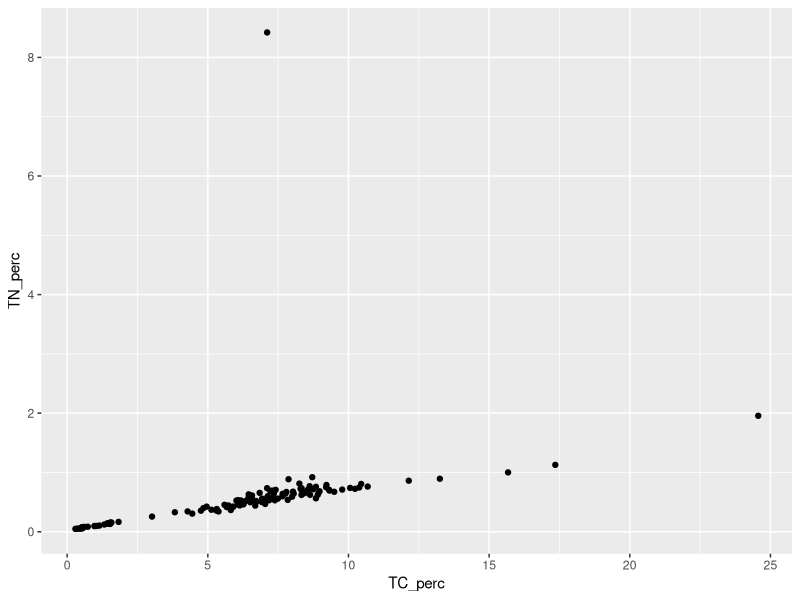
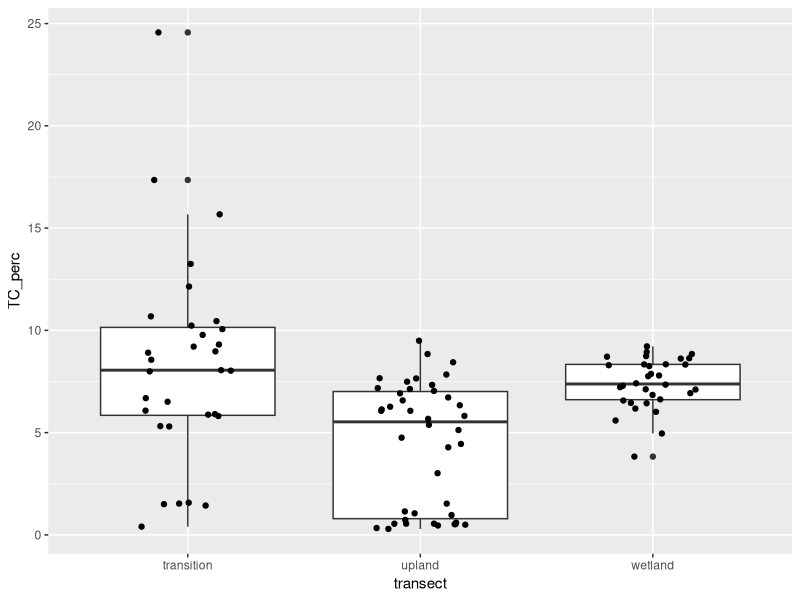
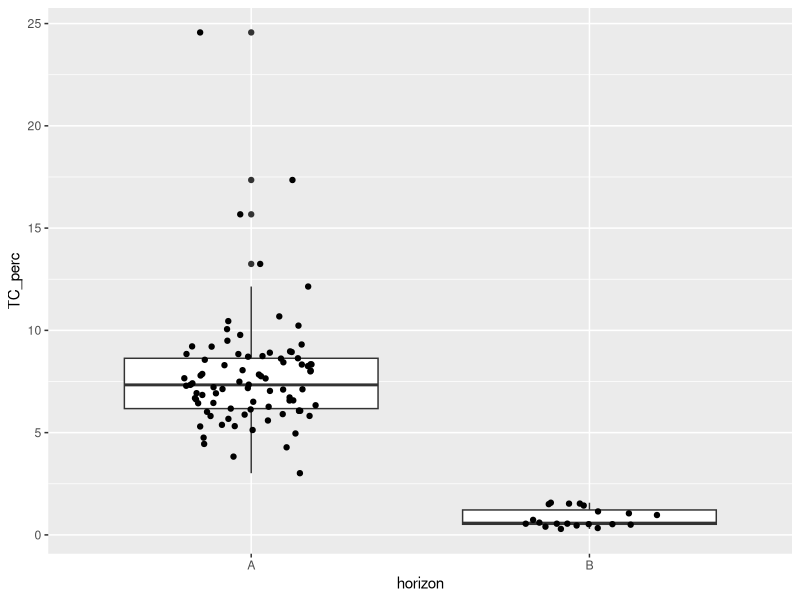
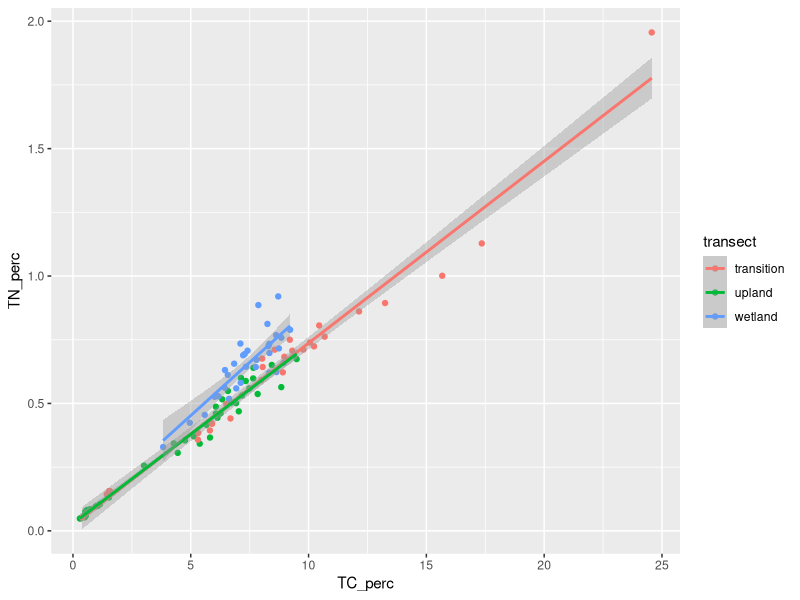
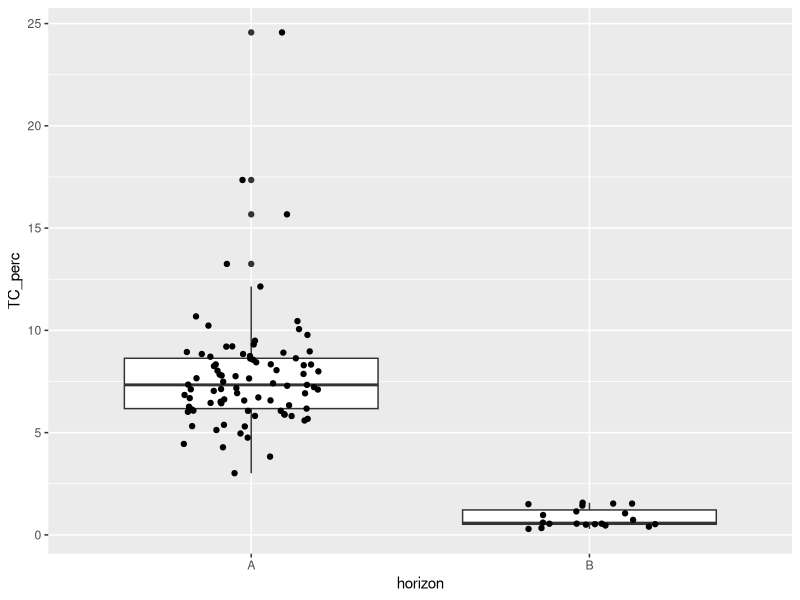

Write R code to recreate these figures, in order. (Note: this script raises an error after producing the figures.)
### Creating TCTN Graphs 7.19.22

#load packages
library(tidyverse)
library(ggplot2)

#load files (name you want = read.csv(pathway))
tctn_data = read.csv("data/cmps_data/total_CNS.csv")
tctn_key = read.csv("data/cmps_data/sample_key.csv")

##making some graphs!
#general scatterplot of all results
ggplot(data = tctn_data,
  aes(x = TC_perc, y = TN_perc))+
  geom_point()

#starting with making datasheet for analysis by transect and horizon
#copied from Kaizad and adjusted for these data
#took out outlier
#took out wte
tctn_data_full = 
  tctn_data %>% 
  left_join( tctn_key, by = "sample_label") %>% 
  filter(TN_perc < 6) %>% 
  filter(transect != "wte") %>% 
  mutate(transect = recode(transect, "wc" = 'wetland'))

#boxplot bc why not
ggplot(data = tctn_data_full,
  aes(x = transect, y = TC_perc))+
  geom_boxplot()+
  geom_jitter(width = 0.2)

ggplot(data = tctn_data_full,
       aes(x = horizon, y = TC_perc))+
  geom_boxplot()+
  geom_jitter(width = 0.2)

#smoothed point plots
ggplot(data = tctn_data_full,
       aes(x = TC_perc, y = TN_perc,
           color = transect))+
  geom_point()+
  geom_smooth(method = "lm")

##we're going hard on boxplots
#TCC by Hz, WLE 2022
ggplot(data = tctn_data_full,
       aes(x = horizon, y = TC_perc))+
  geom_boxplot()+
  geom_jitter(width = 0.2)

#TCC of A Hz by Transect, WLE 2022
#####how do reorder the transect groups so it goes upland->transition->wetland??
ggplot(data = tctn_data_full,
       aes((x = reorder(upland, transition, wetland)), y = TC_perc))+
  geom_boxplot()+
  geom_jitter(width = 0.2)

#####will make duplicates of each of these with CB data when available
#####will also make a boxplot comparing range of TCC between WLE and CB

##C:N Line Graph
ggplot(data = tctn_data_full,
       aes(x = TC_perc, y = TN_perc))+
  geom_point()+
  geom_smooth(method = "lm")

